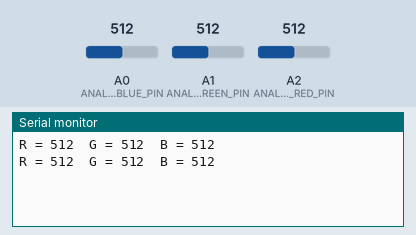
Bench run of a sketch on a simulated Arduino Nano, built with avr-gcc and run on an emulated ATmega328P. Parts: the last lines printed to the serial monitor. Inputs (shaded band) come from the test bench; at power-on: A0 (ANALOG_BLUE_PIN) = 512, A1 (ANALOG_GREEN_PIN) = 512, A2 (ANALOG_RED_PIN) = 512.

Above: at 1.8 s.
1.9 s: A0 (ANALOG_BLUE_PIN) set to 716
At 2.8 s:
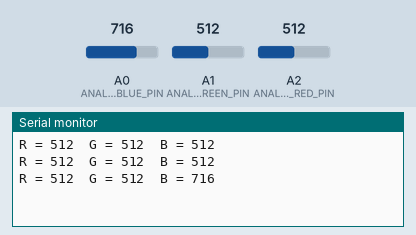
3.4 s: A1 (ANALOG_GREEN_PIN) set to 716
At 4.7 s:
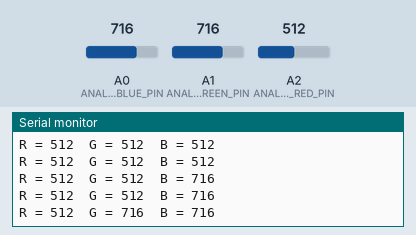
4.9 s: A2 (ANALOG_RED_PIN) set to 716
At 5.5 s:
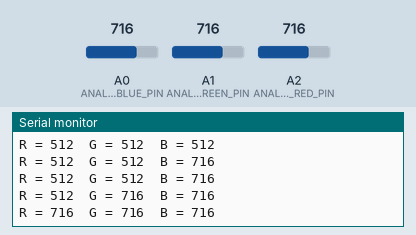
6.4 s: A0 (ANALOG_BLUE_PIN) set to 900
At 7.7 s:
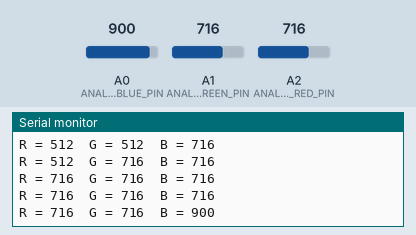
7.9 s: A1 (ANALOG_GREEN_PIN) set to 900
At 8.8 s:
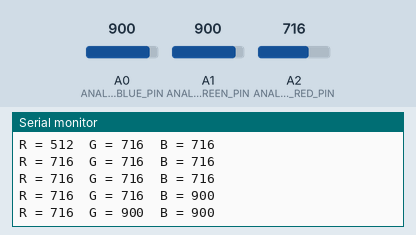
9.4 s: A2 (ANALOG_RED_PIN) set to 900
At 10.7 s:
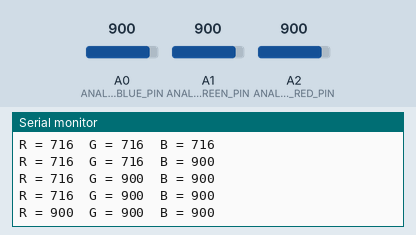
Timing chart, 0 to 11.9 s (numbered marks = the images above; inputs shaded):
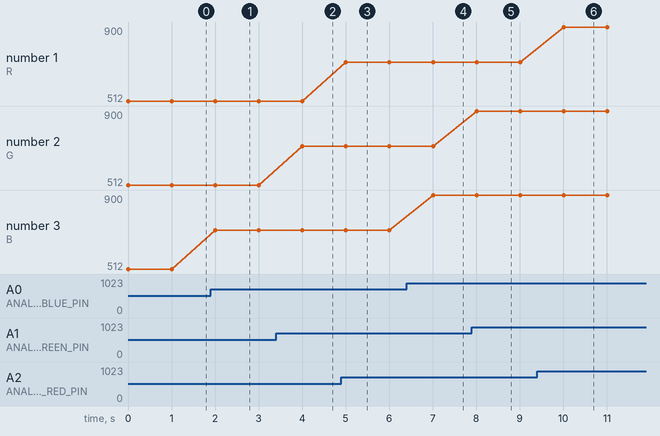

The sketch:

Color_Sensor_Testing.ino
```cpp
//
// Testing of the AVAGO HDJD-S822 Color Sensor.
//

#define ANALOG_RED_PIN   2
#define ANALOG_GREEN_PIN 1
#define ANALOG_BLUE_PIN  0

#define LED_PIN A7

void setup()
{
  Serial.begin( 19200 );

  pinMode( LED_PIN, OUTPUT );
  digitalWrite( LED_PIN, HIGH );
}

void loop( )
{
  int redValue   = analogRead( ANALOG_RED_PIN );
  int greenValue = analogRead( ANALOG_GREEN_PIN );
  int blueValue = analogRead( ANALOG_BLUE_PIN );

  Serial.print( "R = " ); Serial.print( redValue ); Serial.print("  " );
  Serial.print( "G = " ); Serial.print( greenValue ); Serial.print("  " );
  Serial.print( "B = " ) ;Serial.println( blueValue );

  delay( 1000 );
}
```

Measured:
- after the input at 1.9 s, the serial monitor: prints a new line after 0.10 s (image 1)
- after the input at 3.4 s, the serial monitor: prints a new line after 0.60 s (image 2)
- after the input at 4.9 s, the serial monitor: prints a new line after 0.11 s (image 3)
- after the input at 6.4 s, the serial monitor: prints a new line after 0.61 s (image 4)
- after the input at 7.9 s, the serial monitor: prints a new line after 0.11 s (image 5)
- after the input at 9.4 s, the serial monitor: prints a new line after 0.61 s (image 6)
- plotted number 3: 512 → 716 after the input at 1.9 s, 716 → 900 after the input at 6.4 s
